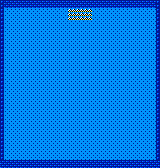

This game map was drawn from its Tiled (.tmx) file and the tilesets committed beside it. A one-line description and the full map source follow:
An orthogonal 40x42 tile map with 4x4 px tiles, 1 tile layer (Capa de Patrones 1).

<map version="1.10" tiledversion="1.11.0" orientation="orthogonal" renderorder="right-down" width="40" height="42" tilewidth="4" tileheight="4" infinite="0" nextlayerid="2" nextobjectid="1">
 <tileset firstgid="1" name="tiles" tilewidth="4" tileheight="4" tilecount="120" columns="15">
  <image source="tiles.png" width="60" height="32" />
 </tileset>
 <layer id="1" name="Capa de Patrones 1" width="40" height="42">
  <data encoding="csv">
58,57,57,57,57,57,57,57,57,57,57,57,57,57,57,57,57,57,57,57,57,57,57,57,57,57,57,57,57,57,57,57,57,57,57,57,57,57,57,58,
58,57,57,57,57,57,57,57,57,57,57,57,57,57,57,57,57,57,57,57,57,57,57,57,57,57,57,57,57,57,57,57,57,57,57,57,57,57,57,58,
58,8,8,8,8,8,8,8,8,8,8,8,8,8,8,8,8,30,30,30,30,30,30,8,8,8,8,8,8,8,8,8,8,8,8,8,8,8,8,58,
58,8,8,8,8,8,8,8,8,8,8,8,8,8,8,8,8,30,30,30,30,30,30,8,8,8,8,8,8,8,8,8,8,8,8,8,8,8,8,58,
58,8,8,8,8,8,8,8,8,8,8,8,8,8,8,8,8,30,30,30,30,30,30,8,8,8,8,8,8,8,8,8,8,8,8,8,8,8,8,58,
58,8,8,8,8,8,8,8,8,8,8,8,8,8,8,8,8,8,8,8,8,8,8,8,8,8,8,8,8,8,8,8,8,8,8,8,8,8,8,58,
58,8,8,8,8,8,8,8,8,8,8,8,8,8,8,8,8,8,8,8,8,8,8,8,8,8,8,8,8,8,8,8,8,8,8,8,8,8,8,58,
58,8,8,8,8,8,8,8,8,8,8,8,8,8,8,8,8,8,8,8,8,8,8,8,8,8,8,8,8,8,8,8,8,8,8,8,8,8,8,58,
58,8,8,8,8,8,8,8,8,8,8,8,8,8,8,8,8,8,8,8,8,8,8,8,8,8,8,8,8,8,8,8,8,8,8,8,8,8,8,58,
58,8,8,8,8,8,8,8,8,8,8,8,8,8,8,8,8,8,8,8,8,8,8,8,8,8,8,8,8,8,8,8,8,8,8,8,8,8,8,58,
58,8,8,8,8,8,8,8,8,8,8,8,8,8,8,8,8,8,8,8,8,8,8,8,8,8,8,8,8,8,8,8,8,8,8,8,8,8,8,58,
58,8,8,8,8,8,8,8,8,8,8,8,8,8,8,8,8,8,8,8,8,8,8,8,8,8,8,8,8,8,8,8,8,8,8,8,8,8,8,58,
58,8,8,8,8,8,8,8,8,8,8,8,8,8,8,8,8,8,8,8,8,8,8,8,8,8,8,8,8,8,8,8,8,8,8,8,8,8,8,58,
58,8,8,8,8,8,8,8,8,8,8,8,8,8,8,8,8,8,8,8,8,8,8,8,8,8,8,8,8,8,8,8,8,8,8,8,8,8,8,58,
58,8,8,8,8,8,8,8,8,8,8,8,8,8,8,8,8,8,8,8,8,8,8,8,8,8,8,8,8,8,8,8,8,8,8,8,8,8,8,58,
58,8,8,8,8,8,8,8,8,8,8,8,8,8,8,8,8,8,8,8,8,8,8,8,8,8,8,8,8,8,8,8,8,8,8,8,8,8,8,58,
58,8,8,8,8,8,8,8,8,8,8,8,8,8,8,8,8,8,8,8,8,8,8,8,8,8,8,8,8,8,8,8,8,8,8,8,8,8,8,58,
58,8,8,8,8,8,8,8,8,8,8,8,8,8,8,8,8,8,8,8,8,8,8,8,8,8,8,8,8,8,8,8,8,8,8,8,8,8,8,58,
58,8,8,8,8,8,8,8,8,8,8,8,8,8,8,8,8,8,8,8,8,8,8,8,8,8,8,8,8,8,8,8,8,8,8,8,8,8,8,58,
58,8,8,8,8,8,8,8,8,8,8,8,8,8,8,8,8,8,8,8,8,8,8,8,8,8,8,8,8,8,8,8,8,8,8,8,8,8,8,58,
58,8,8,8,8,8,8,8,8,8,8,8,8,8,8,8,8,8,8,8,8,8,8,8,8,8,8,8,8,8,8,8,8,8,8,8,8,8,8,58,
58,8,8,8,8,8,8,8,8,8,8,8,8,8,8,8,8,8,8,8,8,8,8,8,8,8,8,8,8,8,8,8,8,8,8,8,8,8,8,58,
58,8,8,8,8,8,8,8,8,8,8,8,8,8,8,8,8,8,8,8,8,8,8,8,8,8,8,8,8,8,8,8,8,8,8,8,8,8,8,58,
58,8,8,8,8,8,8,8,8,8,8,8,8,8,8,8,8,8,8,8,8,8,8,8,8,8,8,8,8,8,8,8,8,8,8,8,8,8,8,58,
58,8,8,8,8,8,8,8,8,8,8,8,8,8,8,8,8,8,8,8,8,8,8,8,8,8,8,8,8,8,8,8,8,8,8,8,8,8,8,58,
58,8,8,8,8,8,8,8,8,8,8,8,8,8,8,8,8,8,8,8,8,8,8,8,8,8,8,8,8,8,8,8,8,8,8,8,8,8,8,58,
58,8,8,8,8,8,8,8,8,8,8,8,8,8,8,8,8,8,8,8,8,8,8,8,8,8,8,8,8,8,8,8,8,8,8,8,8,8,8,58,
58,8,8,8,8,8,8,8,8,8,8,8,8,8,8,8,8,8,8,8,8,8,8,8,8,8,8,8,8,8,8,8,8,8,8,8,8,8,8,58,
58,8,8,8,8,8,8,8,8,8,8,8,8,8,8,8,8,8,8,8,8,8,8,8,8,8,8,8,8,8,8,8,8,8,8,8,8,8,8,58,
58,8,8,8,8,8,8,8,8,8,8,8,8,8,8,8,8,8,8,8,8,8,8,8,8,8,8,8,8,8,8,8,8,8,8,8,8,8,8,58,
58,8,8,8,8,8,8,8,8,8,8,8,8,8,8,8,8,8,8,8,8,8,8,8,8,8,8,8,8,8,8,8,8,8,8,8,8,8,8,58,
58,8,8,8,8,8,8,8,8,8,8,8,8,8,8,8,8,8,8,8,8,8,8,8,8,8,8,8,8,8,8,8,8,8,8,8,8,8,8,58,
58,8,8,8,8,8,8,8,8,8,8,8,8,8,8,8,8,8,8,8,8,8,8,8,8,8,8,8,8,8,8,8,8,8,8,8,8,8,8,58,
58,8,8,8,8,8,8,8,8,8,8,8,8,8,8,8,8,8,8,8,8,8,8,8,8,8,8,8,8,8,8,8,8,8,8,8,8,8,8,58,
58,8,8,8,8,8,8,8,8,8,8,8,8,8,8,8,8,8,8,8,8,8,8,8,8,8,8,8,8,8,8,8,8,8,8,8,8,8,8,58,
58,8,8,8,8,8,8,8,8,8,8,8,8,8,8,8,8,8,8,8,8,8,8,8,8,8,8,8,8,8,8,8,8,8,8,8,8,8,8,58,
58,8,8,8,8,8,8,8,8,8,8,8,8,8,8,8,8,8,8,8,8,8,8,8,8,8,8,8,8,8,8,8,8,8,8,8,8,8,8,58,
58,8,8,8,8,8,8,8,8,8,8,8,8,8,8,8,8,8,8,8,8,8,8,8,8,8,8,8,8,8,8,8,8,8,8,8,8,8,8,58,
58,8,8,8,8,8,8,8,8,8,8,8,8,8,8,8,8,8,8,8,8,8,8,8,8,8,8,8,8,8,8,8,8,8,8,8,8,8,8,58,
58,8,8,8,8,8,8,8,8,8,8,8,8,8,8,8,8,8,8,8,8,8,8,8,8,8,8,8,8,8,8,8,8,8,8,8,8,8,8,58,
57,57,57,57,57,57,57,57,57,57,57,57,57,57,57,57,57,57,57,57,57,57,57,57,57,57,57,57,57,57,57,57,57,57,57,57,57,57,57,57,
57,57,57,57,57,57,57,57,57,57,57,57,57,57,57,57,57,57,57,57,57,57,57,57,57,57,57,57,57,57,57,57,57,57,57,57,57,57,57,57
</data>
 </layer>
</map>
